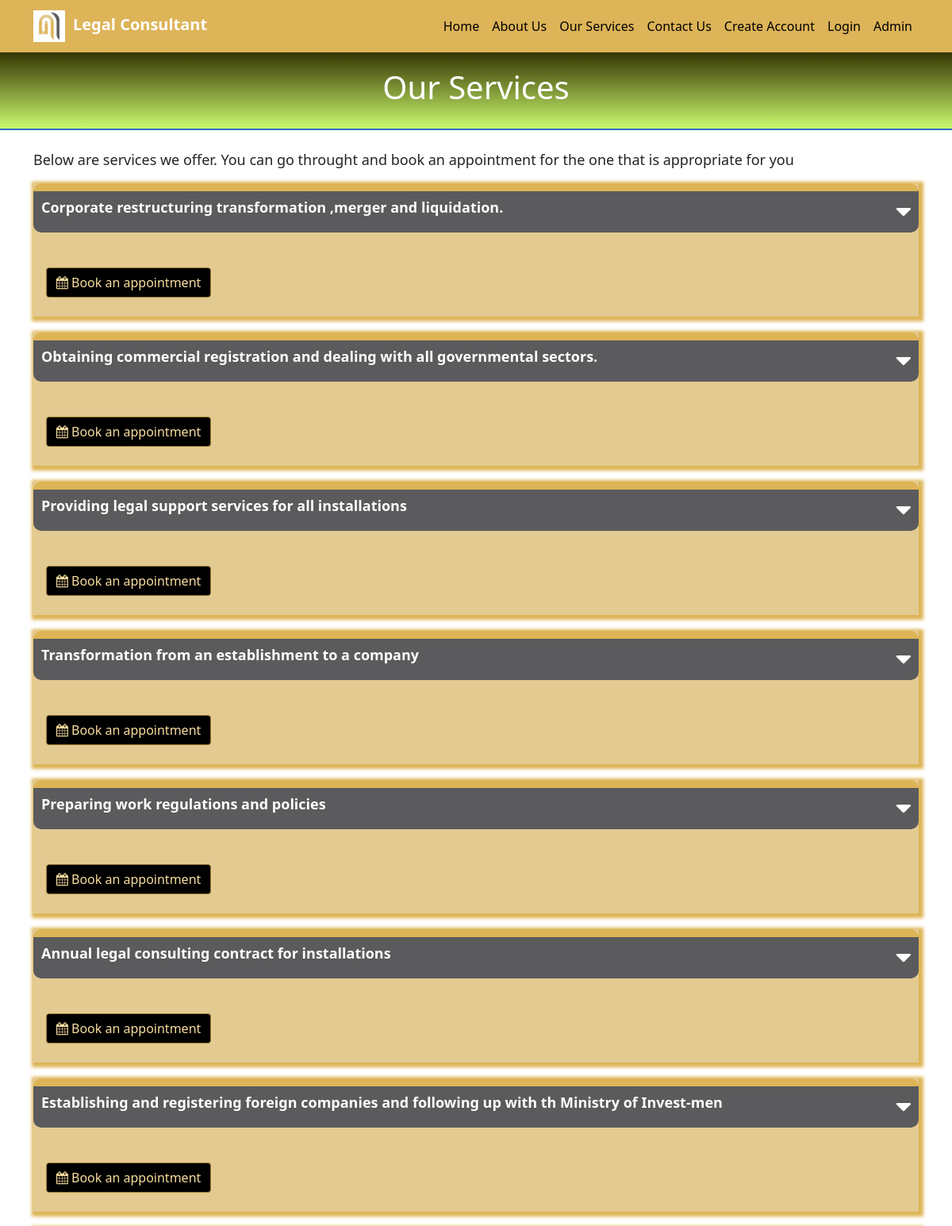
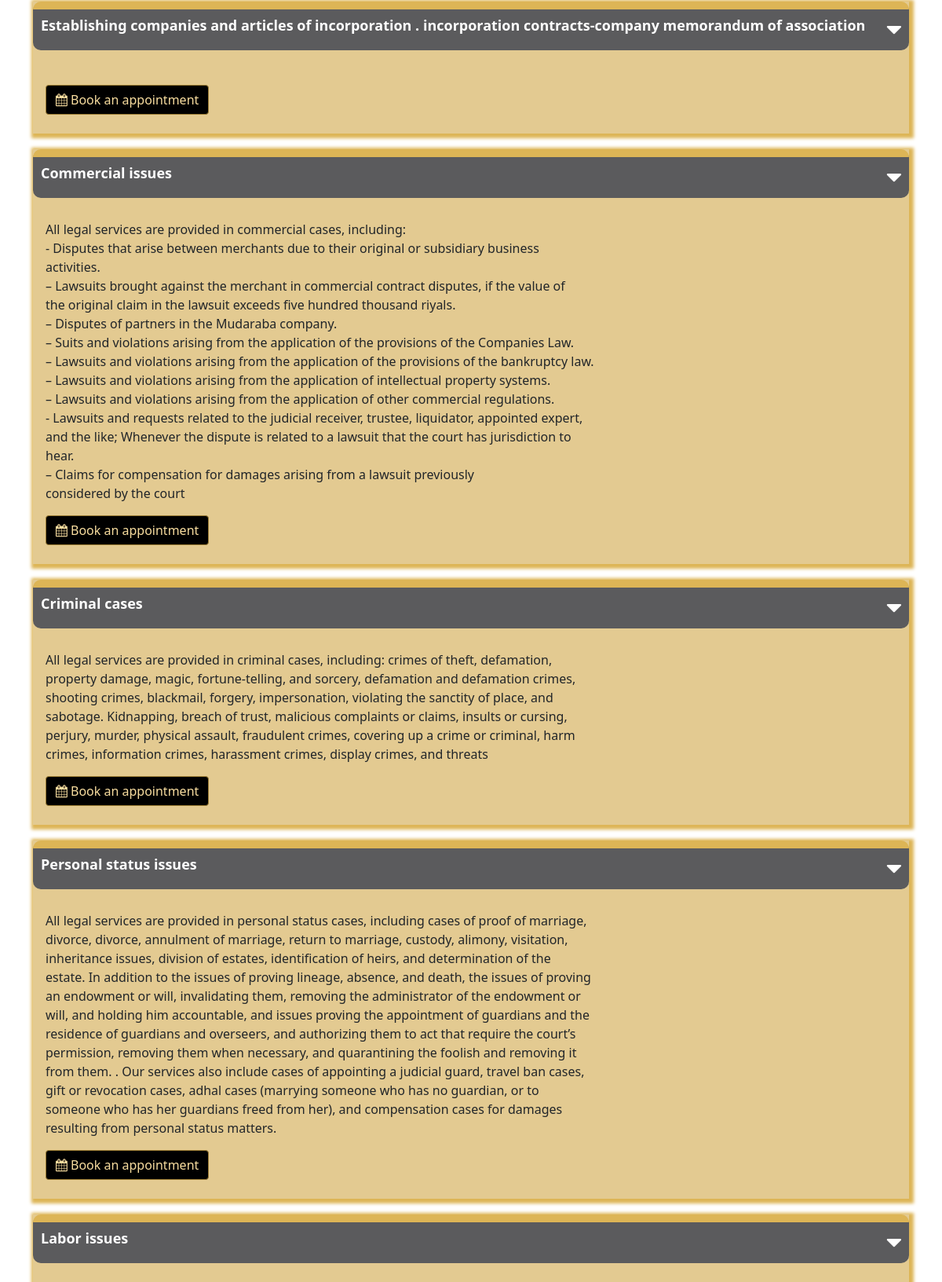
/our-service.php (upper part), run on the app's committed database (2 pictures, top to bottom).
### tables this page shows
CREATE TABLE IF NOT EXISTS `services` (
  `service_id` int(10) UNSIGNED NOT NULL AUTO_INCREMENT,
  `service_name` text NOT NULL,
  `service_description` text NOT NULL,
  `option` varchar(15) DEFAULT NULL,
  `default_price` decimal(10,2) NOT NULL,
  PRIMARY KEY (`service_id`)
);

### connect/config.php (called while the page is built, shortened)
<?php
class mypdo
{
	public $pdc = null;
	public function __construct()
	{
		$host = dbhost;
		$db = dbname;
		$user = dbuser;
		$pass = dbpass;
		$charset = 'utf8mb4';
		$dsn = "mysql:host=$host;dbname=$db;charset=$charset";
		$opt = array(PDO::ATTR_ERRMODE => PDO::ERRMODE_EXCEPTION, PDO::ATTR_DEFAULT_FETCH_MODE => PDO::FETCH_ASSOC, PDO::ATTR_EMULATE_PREPARES => false);
		$this->pdc = new PDO($dsn, $user, $pass, $opt);
	}
	public function get_all($qry, $val = '')
	{
		$stmt = $this->pdc->prepare($qry);
		$stmt->execute();
		return $stmt->fetchAll();
	}
}

### our-service.php (the view, shortened to what this page needs)
<?php
require './connect/config.php';
$pdo = new mypdo();
$cur_page_id = "services";
$services = $pdo->get_all("SELECT * FROM services  ORDER BY service_id");
?>
<?php require_once ("templates/header.php"); ?>
<header class="main_header">
    <h1>Our Services</h1>
</header>
<main>
    <div class="container py-4">
        <section class="services-section">
            <p style="font-size:18px">Below are services we offer. You can go throught and book an appointment for the
                one that is appropriate
                for you</p>
            <ul class="services mt-3">
                <?php foreach ($services as $service) {
                    ?>
                    <li class="service">
                        <h2 class="service_header" data-open="1">
                            <div>
                                <?php echo $service['service_name']; ?>
                            </div>
                            <span class="fa fa-caret-down"></span>
                        </h2>
                        <div class="px-3 mb-4 subservices">
                            <div class="mb-3" style="white-space:pre-wrap"><?php echo $service['service_description'] ?></div>
                            <div><a href="./book-appointment.php?service_id=<?php echo $service['service_id']; ?>&tm=" class="btn btn-primary"><i class="fa fa-calendar"></i> Book an appointment </a></div>
                        </div>
                    </li>
                <?php } ?>
            </ul>
        </section>
    </div>
</main>
<?php require_once ("templates/footer.php"); ?>

### templates/header.php (shortened to what this page needs)
<!DOCTYPE html>
<html lang="en">
<head>
    <link href="css/bootstrap.min.css" rel="stylesheet" />
    <link href="css/font-awesome.min.css" rel="stylesheet" />
    <link href="css/toastr.min.css" rel="stylesheet" />
    <link href="css/custom.css" rel="stylesheet" />
</head>
<body>
    <nav class="navbar navbar-expand-lg top-nav">
        <div class="container">
            <a class="navbar-brand" href="./"><img class="top_logo"
                    src="img/logo.jpeg"><?php echo glob_site_name; ?></a>
            <div class="collapse navbar-collapse" id="navbarSupportedContent">
                <ul class="navbar-nav ms-auto mb-2 mb-lg-0">
                    <li class="nav-item"><a class="nav-link <?php echo ($cur_page_id == "home") ? 'active' : ''; ?>"
                            aria-current="page" href="./">Home</a></li>
                    <li class="nav-item"><a class="nav-link <?php echo ($cur_page_id == "about") ? 'active' : ''; ?>"
                            aria-current="page" href="./about.php">About Us</a></li>
                    <li class="nav-item"><a class="nav-link <?php echo ($cur_page_id == "service") ? 'active' : ''; ?>"
                            aria-current="page" href="./our-service.php">Our Services</a></li>
                    <li class="nav-item"><a class="nav-link <?php echo ($cur_page_id == "contact") ? 'active' : ''; ?>"
                            aria-current="page" href="./contact.php">Contact Us</a></li>
                    <?php if (isset($_SESSION['user_id'])) { ?>
                        <li class="nav-item"><a class="nav-link <?php echo ($cur_page_id == "user") ? 'active' : ''; ?>"
                                href="account"> My Account</a></li>
                    <?php } else { ?>
                        <li class="nav-item"><a class="nav-link <?php echo ($cur_page_id == "sign-up") ? 'active' : ''; ?>"
                                href="sign-up.php"> Create Account</a></li>
                        <li class="nav-item"><a class="nav-link <?php echo ($cur_page_id == "login") ? 'active' : ''; ?>"
                                href="login.php"> Login</a></li>
                    <?php } ?>
                    <li class="nav-item"><a class="nav-link <?php echo ($cur_page_id == "admin") ? 'active' : ''; ?>"
                            aria-current="page" href="./admin">Admin</a></li>
                </ul>
            </div>
        </div>
    </nav>

### templates/footer.php (shortened to what this page needs)
</body>
</html>

### css/custom.css (style rules this page uses)
.btn-primary { background-color: #286bc8; }
.btn.btn-primary { background-color: #000; color: #f8dd9f; border-color: #9a7b32; }
.top-nav { background-color: #ddb458 !important; color: #000; }
.top-nav li a { color: #000 !important; font-size: 16px; }
.navbar-brand { color: #fff; font-weight: bold; }
.navbar-brand img { margin-right: 10px; }
.top_logo { height: 40px; }
.main_header { background-color: #ff0; text-align: center; padding: 20px; color: #FFF; border-bottom: 2px solid #286bc8; font-weight: bold !important; background-image: linear-gradient(to bottom, rgba(2, 2, 2, 0.8), rgba(150, 245, 220, 0.5)), url(../img/img3.jfif); }
* { box-sizing: border-box; }
.services { list-style: none; margin: 0px; padding: 0px; }
.services .service { display: flex; flex-direction: column; gap: 20px; background-color: #e3ca91; box-shadow: 2px 2px 4px 4px #ddb556; margin-bottom: 20px; }
.services .service h2 { display: flex; flex-direction: row; gap: 20px; background-color: #5b5b5d; border-top: 10px solid #ddb556; padding: 10px; color: #FFF; border-radius: 10px; cursor: pointer; font-weight: 600; }
.services .service h2>div { flex: 1; font-size: 18px; }
.subservices { list-style: none; }
body { top: 0px !important; }

### data on the page
services: service_name "Corporate restructuring transformation ,merger and liquidation."
services: service_name "Obtaining commercial registration and dealing with all governmental sectors."
services: service_name "Providing legal support services for all installations"
services: service_name "Transformation from an establishment to a company"
services: service_name "Preparing work regulations and policies"
services: service_name "Annual legal consulting contract for installations"
services: service_name "Establishing and registering foreign companies and following up with th Ministry of Invest-men"
services: service_name "Establishing companies and articles of incorporation . incorporation contracts-company memorandum of association"
services: service_name "Commercial issues", service_description "All legal services are provided in commercial cases, including: - Disputes that arise between merchants due to their original or subsidiary business activities. – Lawsuits brought against the merchant in commercial contract disputes, if the value of the original claim in the lawsuit exceeds five hundred thousand riyals. – Disputes of partners in the Mudaraba company. – Suits and violations arising from the application of the provisions of the Companies Law. – Lawsuits and violations arising from the application of the provisions of the bankruptcy law. – Lawsuits and violations arising from the application of intellectual property systems. – Lawsuits and violations arising from the…"
services: service_name "Criminal cases", service_description "All legal services are provided in criminal cases, including: crimes of theft, defamation, property damage, magic, fortune-telling, and sorcery, defamation and defamation crimes, shooting crimes, blackmail, forgery, impersonation, violating the sanctity of place, and sabotage. Kidnapping, breach of trust, malicious complaints or claims, insults or cursing, perjury, murder, physical assault, fraudulent crimes, covering up a crime or criminal, harm crimes, information crimes, harassment crimes, display crimes, and threats"
services: service_name "Personal status issues", service_description "All legal services are provided in personal status cases, including cases of proof of marriage, divorce, divorce, annulment of marriage, return to marriage, custody, alimony, visitation, inheritance issues, division of estates, identification of heirs, and determination of the estate. In addition to the issues of proving lineage, absence, and death, the issues of proving an endowment or will, invalidating them, removing the administrator of the endowment or will, and holding him accountable, and issues proving the appointment of guardians and the residence of guardians and overseers, and authorizing them to act that require the court’s permission, removing them when necessary, and…"
services: service_name "Labor issues"

### other printed values
glob_site_name "Legal Consultant"
